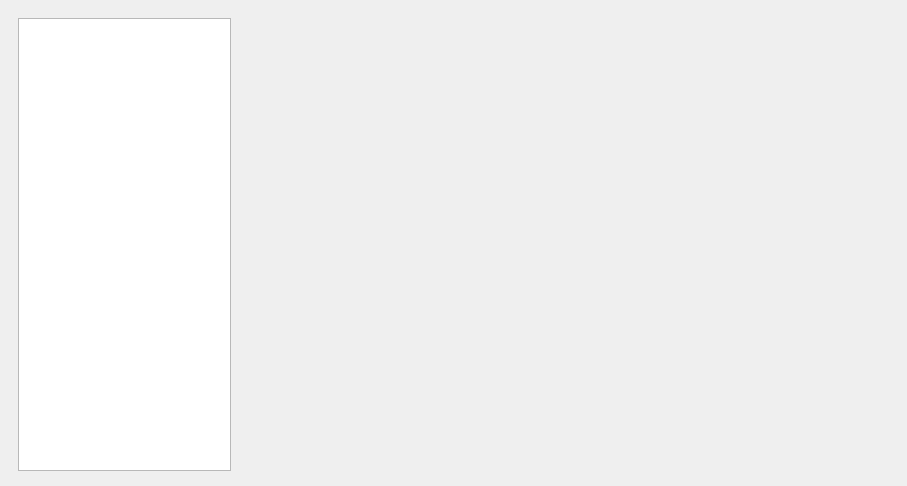
<?xml version="1.0" encoding="UTF-8"?>
<ui version="4.0">
 <class>tempChartForm</class>
 <widget class="QWidget" name="tempChartForm">
  <property name="geometry">
   <rect>
    <x>0</x>
    <y>0</y>
    <width>907</width>
    <height>486</height>
   </rect>
  </property>
  <property name="windowTitle">
   <string>Biểu đồ nhiệt độ</string>
  </property>
  <widget class="QFrame" name="horizontalFrame1">
   <property name="geometry">
    <rect>
     <x>250</x>
     <y>20</y>
     <width>641</width>
     <height>451</height>
    </rect>
   </property>
   <layout class="QHBoxLayout" name="horizontalLayout"/>
  </widget>
  <widget class="QFrame" name="horizontalFrame">
   <property name="geometry">
    <rect>
     <x>9</x>
     <y>9</y>
     <width>231</width>
     <height>471</height>
    </rect>
   </property>
   <layout class="QHBoxLayout" name="horizontalLayout_2">
    <item>
     <widget class="QTableView" name="tableView"/>
    </item>
   </layout>
  </widget>
 </widget>
 <resources/>
 <connections/>
</ui>
